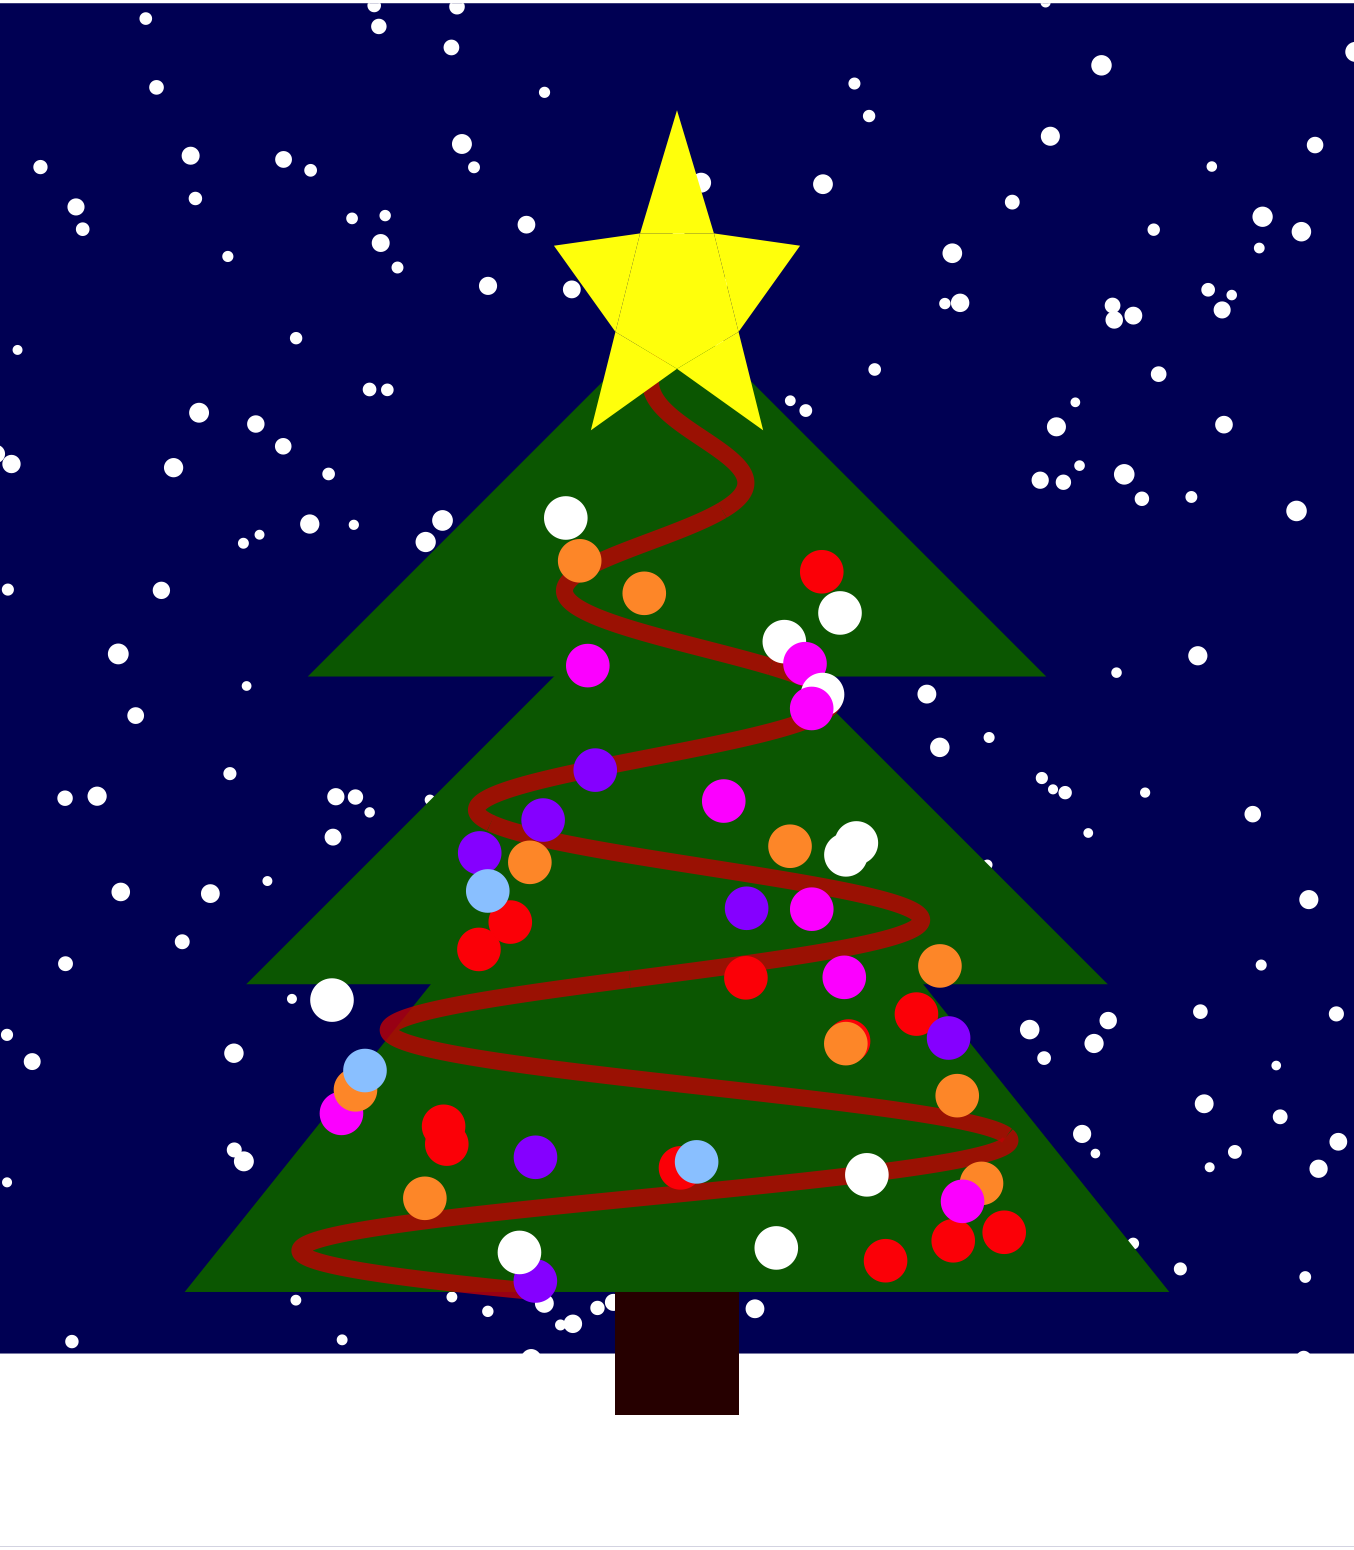

Write the R code that produced this figure.
library(ggplot2)
library(dplyr)

## ŚNIEG DO TŁA ##

snieg_df <- data_frame(
  x = runif(250, -6, 6),
  y = runif(250, 0, 12),
  size = runif(250, 1, 3)
)

snieg_podloga_df <- data_frame(
  x = c(-10, 10, 10, -10),
  y = c(0.5, 0.5, -2, -2)
)

## CHOINKA ## 

# szkielet drzewa utworzony za pomocą trójkątów

drzewo_df <- data_frame(
  x = c(-4, 4, 0,
        -3.5, 3.5, 0,
        -3, 3, 0),
  y = c(1, 1, 6,
        3.5, 3.5, 7,
        6, 6, 9),
  grupowanie = c("dol", "dol", "dol",
                 "srodek", "srodek", "srodek",
                 "gora", "gora", "gora")
)


# łańcuch stworzony przy pomocy funkcji sin

lancuch_y <- seq(1, 9, by = 0.01)
lancuch_x <- 0.4 * (9 - lancuch_y) * sin(3.5 * lancuch_y)
lancuch <- data.frame(x = lancuch_x, y = lancuch_y)

# bombki wylosowane z rozkladu normalnego

set.seed(20251230)
bombki_df <- data_frame(
  x = c(runif(25, -3, 3),
        runif(15, -2, 2),
        runif(10, -1.5, 1.5)),
  y = c(runif(25, 1, 4),
        runif(15, 3.5, 5.5),
        runif(10, 5.5, 7.5))
)
bombki_kolory = c("#FFFFFF", "#FF00FF", "#9933FF", "#FF9933", "#99CCFF", "#FF0000")

# gwiazda utworzona za pomocą trójkątów i pięciokątu

gwiazda_df <- data_frame(
  x = c(0, 0.5, 0.3, -0.3, -0.5,
        0, 0.5, 0.7,
        0, -0.5, -0.7,
        0.5, 0.3, 1,
        -0.5, -0.3, -1,
        -0.3, 0.3, 0),
  y = c(8.5, 8.8, 9.6, 9.6, 8.8,
        8.5, 8.8, 8,
        8.5, 8.8, 8,
        8.8, 9.6, 9.5,
        8.8, 9.6, 9.5,
        9.6, 9.6, 10.6),
  grupowanie = c('sr', 'sr', 'sr', 'sr', 'sr',
                 'pd', 'pd', 'pd',
                 'ld', 'ld', 'ld',
                 'pg', 'pg', 'pg',
                 'lg', 'lg', 'lg',
                 'g', 'g', 'g')
)


ggplot() +
  geom_polygon(data=snieg_podloga_df, aes(x=x, y=y), fill="#FFFFFF") +
  geom_point(data=snieg_df, aes(x=x, y=y), color="#FFFFFF", size=snieg_df$size) +
  geom_rect(aes(xmin = -0.5, xmax = 0.5, ymin = 0, ymax = 1), fill="#330000") +
  geom_polygon(data=drzewo_df, aes(x=x, y=y, group=grupowanie), fill="#006600") +
  geom_path(data = lancuch, aes(x, y), color="#CC0000", size=3, alpha=0.8) +
  geom_point(data=bombki_df, aes(x=x, y=y), color=sample(bombki_kolory, nrow(bombki_df), replace=TRUE), size=7) +
  geom_polygon(data=gwiazda_df, aes(x=x, y=y, group=grupowanie), fill="#FFFF00") +
  coord_fixed(xlim=c(-5,5), ylim=c(-0.5, 10.9)) +
  theme_void() +
  theme(panel.background=element_rect(fill="#000066"))
